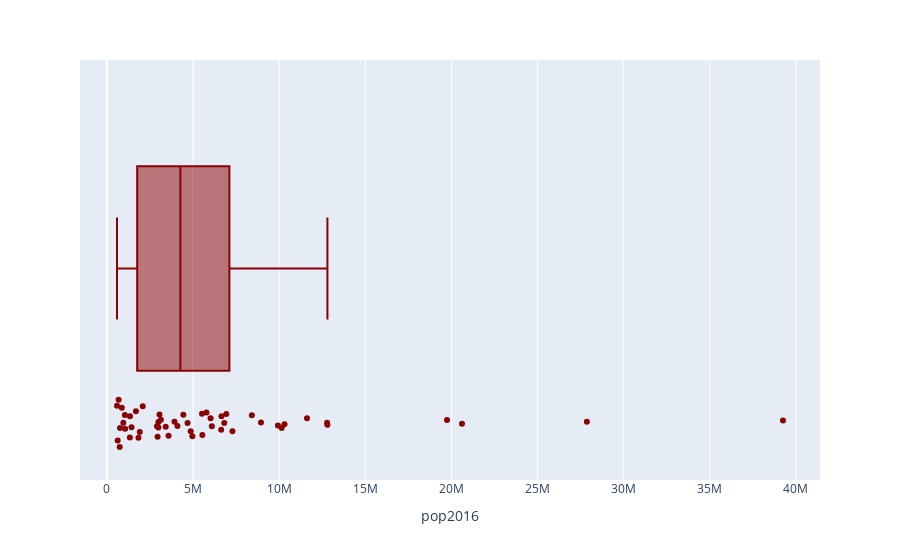

Write notebook code for a chart like this one.
### Markdown cell above
# Population of Mean, Median and Outlier

### Code cell
px.box(pop_by_state_2016 ,x = 'pop2016',color_discrete_sequence = ['darkred'],points="all")

### Figure 1 — Plotly figure (JSON) as saved in the notebook; plotly's stock layout.template omitted (floating-point values rounded to 4 significant figures)
{"data": [{"alignmentgroup": "True", "boxpoints": "all", "hovertemplate": "pop2016=%{x}<extra></extra>", "legendgroup": "", "marker": {"color": "darkred"}, "name": "", "notched": false, "offsetgroup": "", "orientation": "h", "showlegend": false, "type": "box", "x": [4863300, 741894, 6931071, 2988248, 39250017, 5540545, 3576452, 952065, 681170, 20612439, 10310371, 1428557, 1683140, 12801539, 6633053, 3134693, 2907289, 4436974, 4681666, 1331479, 6016447, 6811779, 9928300, 5519952, 2988726, 6093000, 1042520, 1907116, 2940058, 1334795, 8944469, 2081015, 19745289, 10146788, 757952, 11614373, 3923561, 4093465, 12784227, 1056426, 4961119, 865454, 6651194, 27862596, 3051217, 624594, 8411808, 7288000, 1831102, 5778708, 585501, 3411307], "x0": " ", "xaxis": "x", "y0": " ", "yaxis": "y"}], "layout": {"boxmode": "group", "legend": {"tracegroupgap": 0}, "margin": {"t": 60}, "xaxis": {"anchor": "y", "domain": [0, 1], "title": {"text": "pop2016"}}, "yaxis": {"anchor": "x", "domain": [0, 1]}}}
